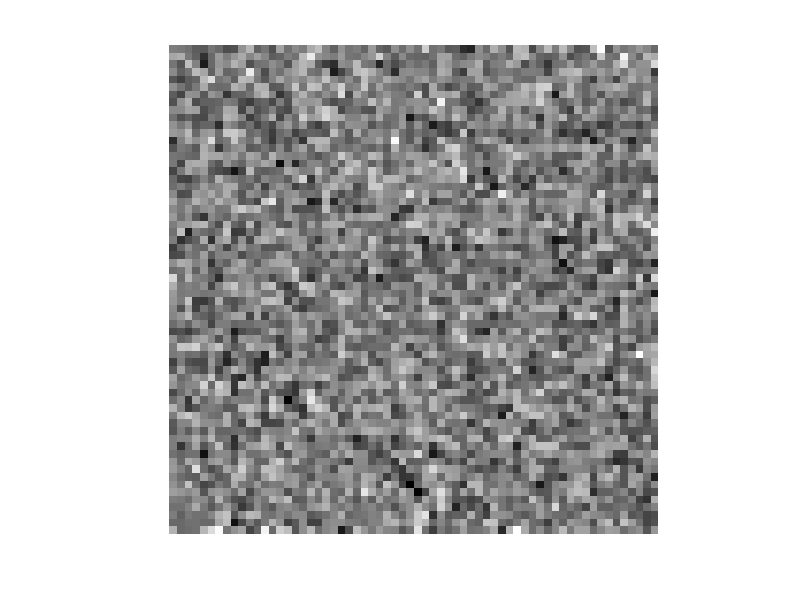
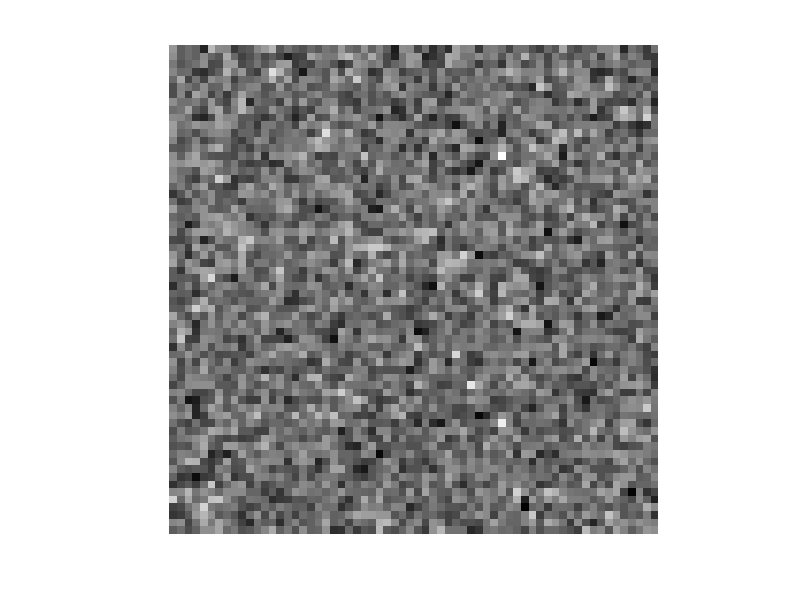
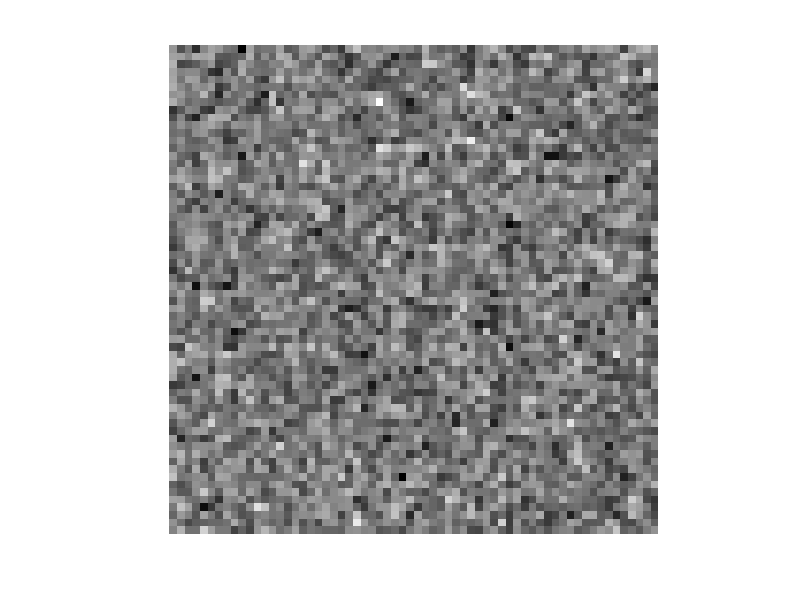
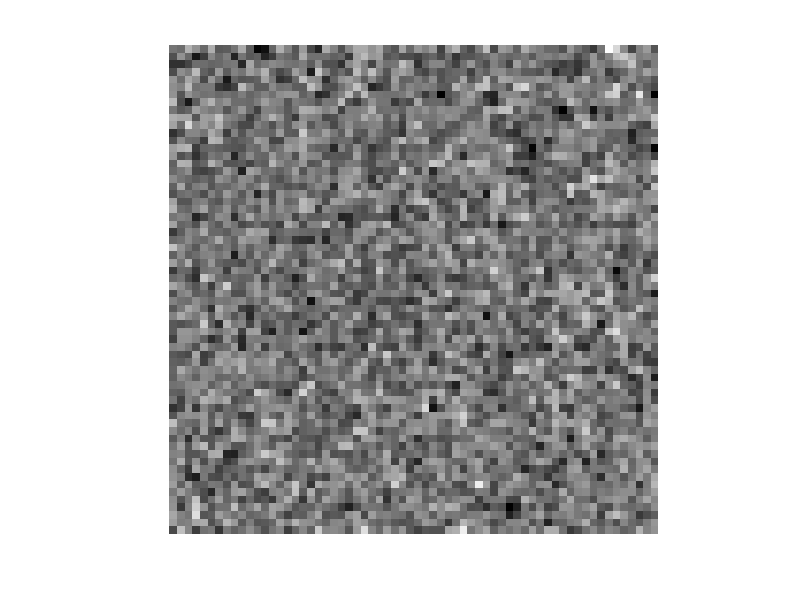

MATLAB code to generate these figures, in order:

  
% ??????? 30*(64*64)??????????????  
for i=1:30  
    Image=rand(128,128);
    Image=imresize(Image,[64,64]);  
    phi(i,:)=double(reshape(Image,1,[]));  
end
  
% ?????????????  
mean_phi=mean(phi,1);  
mean_face=reshape(mean_phi,64,64);  
Image_mean=mat2gray(mean_face);  
imwrite(Image_mean,'meanface2.bmp','bmp');  
  
% ??matlab???pca????  
[coeff, score, latent, TSQUARED] = pca(phi,'Economy',true);
  
%display Eigenface  
for i=1:29  
    Eigenface=reshape(coeff(:,i),[64,64]);  
    figure(i);  
    imshow(mat2gray(Eigenface));  
end  
  
% ????  
%??????????  
clc;  
 
error=zeros([1,4]);  
  
Image=rand(128,128);
Image=double(imresize(Image,[64,64]));  
phi_test=zeros(1,64*64);  
phi_test(1,:)=double(reshape(Image,1,[])); % ????????????????  
X_test=phi_test-mean_phi; % ??????????  
Y_test=X_test*coeff;